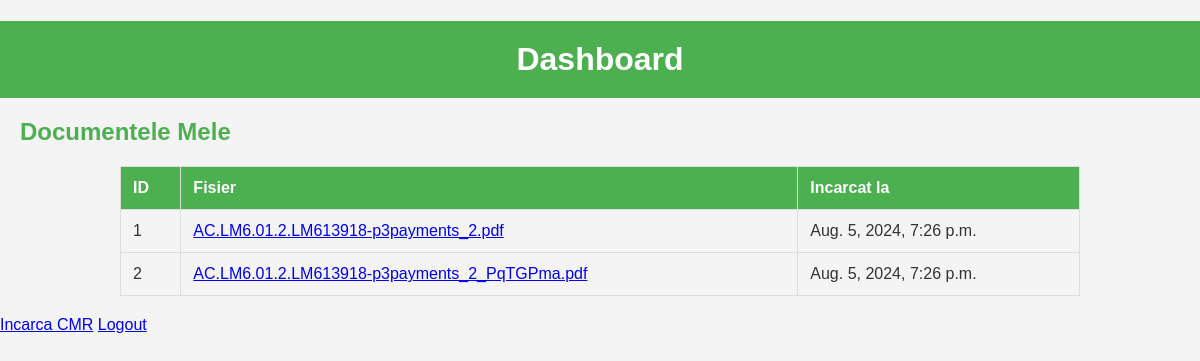
The app's page /dashboard/ (signed in) with its own data.
### cmr_app/models.py (models this page shows, shortened)
class CMR(models.Model):
    user = models.ForeignKey(User, on_delete=models.CASCADE)
    file = models.FileField(upload_to='cmrs/')
    uploaded_at = models.DateTimeField(auto_now_add=True)

### cmr_app/views.py (the view)
# urls.py: path('dashboard/', views.dashboard, name='dashboard'),
@login_required
def dashboard(request):
    if request.user.is_staff:
        users = User.objects.all()
        cmrs = CMR.objects.all()  # Adaugat pentru a vizualiza toate documentele
    else:
        users = None
        cmrs = CMR.objects.filter(user=request.user)
    return render(request, 'cmr_app/dashboard.html', {'users': users, 'cmrs': cmrs})

### cmr_app/templatetags/custom_filters.py (called while the page is built)
@register.filter
def basename(value):
    return os.path.basename(value)

### cmr_app/templates/cmr_app/dashboard.html (shortened to what this page needs)
<!DOCTYPE html>
<html>
<head>
    {% load static %}
    {% load custom_filters %}
    <link rel="stylesheet" type="text/css" href="{% static 'cmr_app/styles.css' %}">
</head>
<body>
    <h1>Dashboard</h1>
    <h2>Documentele Mele</h2>
    <table>
        <tr>
            <th>ID</th>
            <th>Fisier</th>
            <th>Incarcat la</th>
        </tr>
        {% for cmr in cmrs %}
        <tr>
            <td>{{ cmr.id }}</td>
            <td><a href="{{ cmr.file.url }}">{{ cmr.file.name|basename }}</a></td>
            <td>{{ cmr.uploaded_at }}</td>
        </tr>
        {% endfor %}
    </table>
    <a href="{% url 'cmr_app:upload_cmr' %}">Incarca CMR</a>
    <a href="{% url 'logout' %}">Logout</a>
</body>
</html>

### cmr_app/static/cmr_app/styles.css (style rules this page uses)
body { font-family: Arial, sans-serif; background-color: #f4f4f4; color: #333; margin: 0; padding: 0; }
h1 { background-color: #4CAF50; color: white; padding: 20px; text-align: center; margin-bottom: 20px; }
h2 { color: #4CAF50; margin-left: 20px; }
table { width: 80%; margin: 20px auto; border-collapse: collapse; }
table, th, td { border: 1px solid #ddd; }
th, td { padding: 12px; text-align: left; }
th { background-color: #4CAF50; color: white; }

### records on screen
CMR: id "1", file.name|basename "AC.LM6.01.2.LM613918-p3payments_2.pdf", uploaded_at "Aug. 5, 2024, 7:26 p.m."
CMR: id "2", file.name|basename "AC.LM6.01.2.LM613918-p3payments_2_PqTGPma.pdf", uploaded_at "Aug. 5, 2024, 7:26 p.m."
